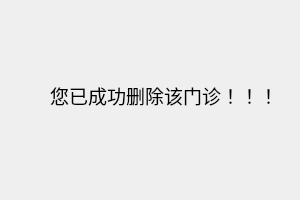
<?xml version="1.0" encoding="UTF-8"?>
<ui version="4.0">
 <class>SuccessDeleteOutpatientDlg</class>
 <widget class="QDialog" name="SuccessDeleteOutpatientDlg">
  <property name="geometry">
   <rect>
    <x>0</x>
    <y>0</y>
    <width>300</width>
    <height>200</height>
   </rect>
  </property>
  <property name="windowTitle">
   <string>Dialog</string>
  </property>
  <widget class="QLabel" name="label">
   <property name="geometry">
    <rect>
     <x>50</x>
     <y>50</y>
     <width>251</width>
     <height>91</height>
    </rect>
   </property>
   <property name="font">
    <font>
     <pointsize>14</pointsize>
    </font>
   </property>
   <property name="text">
    <string>您已成功删除该门诊！！！</string>
   </property>
  </widget>
 </widget>
 <resources/>
 <connections/>
</ui>
